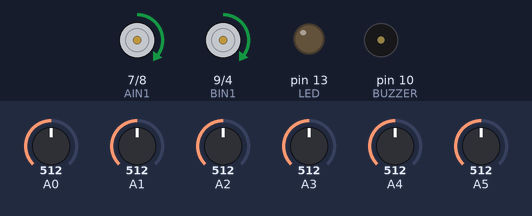
The sketch below on a simulated Arduino Uno, built with avr-gcc and run on an emulated ATmega328P. Parts: motor-driver pin pairs drawn as motors (green arrow = first pin HIGH = forward, orange = second pin HIGH = backward, longer = more drive, scaled by the enable pin), output pins drawn as LEDs (lit = HIGH), buzzer (waves = sounding). The inputs (shaded band) are chosen by the test bench; at power-on: A0 = 512, A3 = 512, A4 = 512, A1 = 512, A2 = 512, A5 = 512.

Above: at 10.5 s.
10.6 s: A0 set to 513
At 11.6 s:
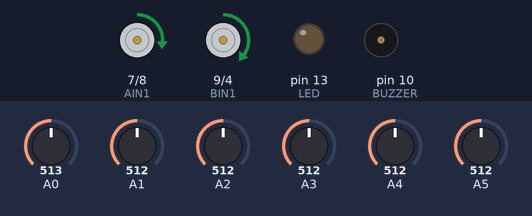
12.1 s: A3 set to 517
At 12.5 s:
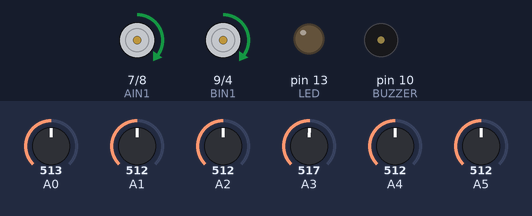
13.6 s: A4 set to 515
At 14.8 s:
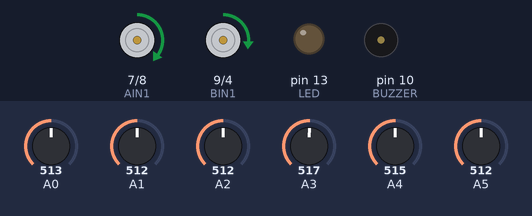
15.1 s: A4 set to 716
At 15.4 s:
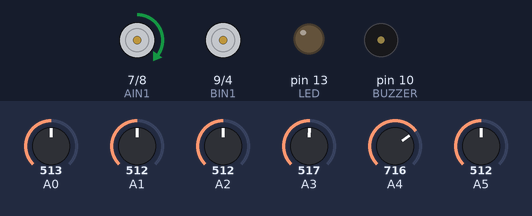
16.6 s: A4 set to 306
At 17.7 s:
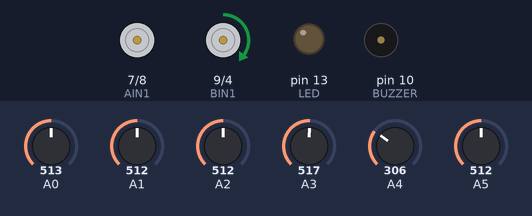
Timing chart, 0 to 19.1 s (numbered marks = the images above; inputs shaded):
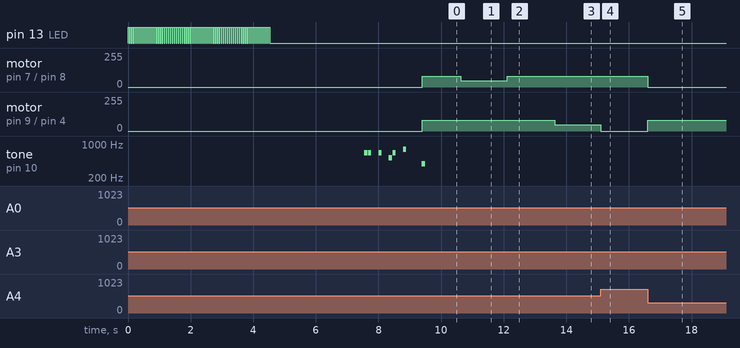

Measured:
- after the input at 10.6 s, motor on pin 7 (AIN1) / pin 8 (AIN2): forward 80/255 → forward 46/255 at once
- after the input at 12.1 s, motor on pin 7 (AIN1) / pin 8 (AIN2): forward 46/255 → forward 80/255 at once
- after the input at 13.6 s, motor on pin 9 (BIN1) / pin 4 (BIN2): forward 80/255 → forward 46/255 at once
- after the input at 15.1 s, motor on pin 9 (BIN1) / pin 4 (BIN2): forward 46/255 → stopped at once
- after the input at 16.6 s, motor on pin 7 (AIN1) / pin 8 (AIN2): forward 80/255 → stopped at once; motor on pin 9 (BIN1) / pin 4 (BIN2): stopped → forward 80/255 at once
- by itself, tone on pin 10 (BUZZER): plays 659 Hz for 0.10 s, 659 Hz for 0.10 s, 659 Hz for 0.10 s, 523 Hz for 0.10 s, 659 Hz for 0.10 s, 782 Hz for 0.10 s … (7 notes in this stretch)

The sketch:

parmesano_PID.ino
```cpp
/*
* Parmesano PID
*
* Programa para Robot Lamborghino.
* Incluye funciones para el control de los motores del robot, calibracion manual y control PID.
*
* Francisco Lara - Matia Cornejo
*/
//Se incluye la libreria para los sensores frontales
#include <QTRSensors.h>

//Mapeo de pines
#define AIN1 7
#define AIN2 8
#define PWMA 6

#define BIN1 9
#define BIN2 4
#define PWMB 5

#define BUZZER 10

#define NUM_SENSORS             6
#define NUM_SAMPLES_PER_SENSOR  4
#define EMITTER_PIN             11
#define LED     13

//Velocidad nominal del robot y diferencial maximo
int VELNOM = 80;
int DIFMAX = VELNOM;

//Constantes PID 60 20 0.1

float Kp = 31.0;
float Kd = 55.0;
float Ki = 0.59;

// Configuración de la librería QTR-8A
QTRSensorsAnalog qtra((unsigned char[])
  {A0, A1, A2, A3, A4, A5}
, NUM_SENSORS, NUM_SAMPLES_PER_SENSOR, EMITTER_PIN);

unsigned int sensorValues[NUM_SENSORS];


// Función accionamiento motor izquierdo
void Motoriz(int value)
{
  if ( value >= 0 )
  {
    digitalWrite(BIN1,HIGH);
    digitalWrite(BIN2,LOW);
  }
  else
  {
    digitalWrite(BIN1,LOW);
    digitalWrite(BIN2,HIGH);
    value *= -1;
  }
  analogWrite(PWMB,value);
}

// Función accionamiento motor derecho
void Motorde(int value)
{
  if ( value >= 0 )
  {
    digitalWrite(AIN1,HIGH);
    digitalWrite(AIN2,LOW);
  }
  else
  {
    digitalWrite(AIN1,LOW);
    digitalWrite(AIN2,HIGH);
    value *= -1;
  }
  analogWrite(PWMA,value);
}


//Accionamiento de motores
void Motor(int left, int righ)
{
  Motoriz(left);
  Motorde(righ);
}


void setup() {
  // Se declaran como salida los pines utilizados
  pinMode(LED   ,OUTPUT);
  pinMode(BIN2  ,OUTPUT);
  pinMode(BIN1  ,OUTPUT);
  pinMode(PWMB  ,OUTPUT);
  pinMode(AIN1  ,OUTPUT);
  pinMode(AIN2  ,OUTPUT);
  pinMode(PWMA  ,OUTPUT);
  pinMode(BUZZER, OUTPUT);

  // Calibracion sensores
  for ( int i=0; i<70; i++)
  {
    digitalWrite(LED, HIGH); delay(20);
    qtra.calibrate();
    digitalWrite(LED, LOW);  delay(20);
  }
  //Espera 3 segundos antes de partir
  delay(3000);
  //Musica Mario
  tone(BUZZER, 1319/2, 100);
  delay(117);
  tone(BUZZER,1319/2 , 100);
  delay(333);
  tone(BUZZER, 1319/2, 100);
  delay(334);
  tone(BUZZER, 1047/2, 100);
  delay(117);
  tone(BUZZER, 1319/2 , 100);
  delay(334);
  tone(BUZZER,1564/2 , 100);
  delay(600);
  tone(BUZZER, 784/2, 100);
  //Para modulo bluetooth
  //Serial.begin(9600);
}
//Declaracion de variables
unsigned int position = 0;

int proporcional = 0;
int derivativo = 0;
int integrativo = 0;

int error2 = 0;
int error3 = 0;
int error4 = 0;
int error5 = 0;
int error6 = 0;

int diferencial = 0;
int ultimo_diferencial;

// Para Modulo bluetooth
//int dato;

void loop() {

  /*
  //Para usar el modulo bluetooth
  if(Serial.available()){
    dato = Serial.read();
    switch(dato){
      case 81: //Q
        Kd++;
        break;
      case 65: //A
        Kd--;
        break;
      case 87: //W
        Kp++;
        break;
      case 83: //S
        Kp--;
        break;
      case 69: //E
        Kd++;
        break;
      case 68: //D
        Kd--;
        break;
      default:
        break;
    }
  }*/

  position = qtra.readLine(sensorValues, true, false); // Guarda la posicion en la variable position. Valor de 0 a 5000

  proporcional = ((int)position) - 2500; // Se asigna la posicion central en 0 y se guarda en la variable proporcional
  derivativo = proporcional - ultimo_diferencial; // Se calcula la variable derivativa restando el valor actual de la medición y el valor de la medicion anterior
  integrativo = ultimo_diferencial + error2 + error3 + error4 + error5 + error6; // Se calcula la variable integral sumando las ultimas seis mediciones guardadas

  // Se calcula el diferencial, correspondiente a cada una de las variables calculadas anteriormente, ponderadas por sus respectivas constantes PID
  diferencial = proporcional * Kp + integrativo * Ki + derivativo * Kd;

  // Se actualizan los errores guardadados
  error6 = error5;
  error5 = error4;
  error4 = error3;
  error3 = error2;
  error2 = ultimo_diferencial;
  ultimo_diferencial = proporcional;

  // Si el diferencial calculado supera al diferencial maximo permitido, este adquiere ese valor
  if(diferencial >= DIFMAX)
    diferencial = DIFMAX;
  else if(diferencial <= -DIFMAX)
    diferencial = -DIFMAX;

  // Si el diferencial es positivo, se resta a la velocidad de la rueda izquierda. Si es negativo, se resta a la rueda derecha.
  if(diferencial >= 0)
  {
    Motor(VELNOM - diferencial, VELNOM );
  }
  else
  {
    Motor(VELNOM, VELNOM + diferencial);
  }
}
```
